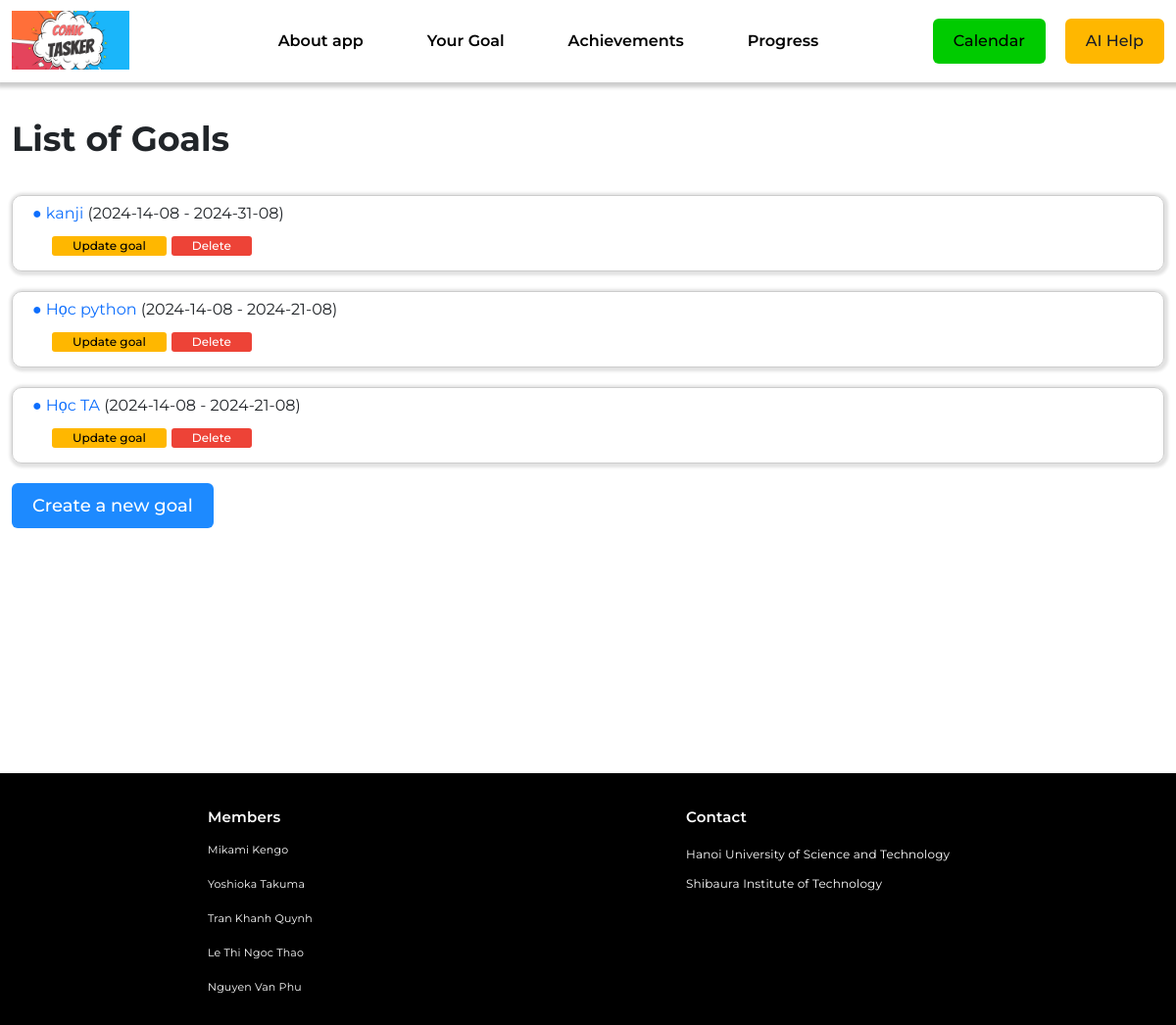
/goals/, run on an earlier commit of the app's database.
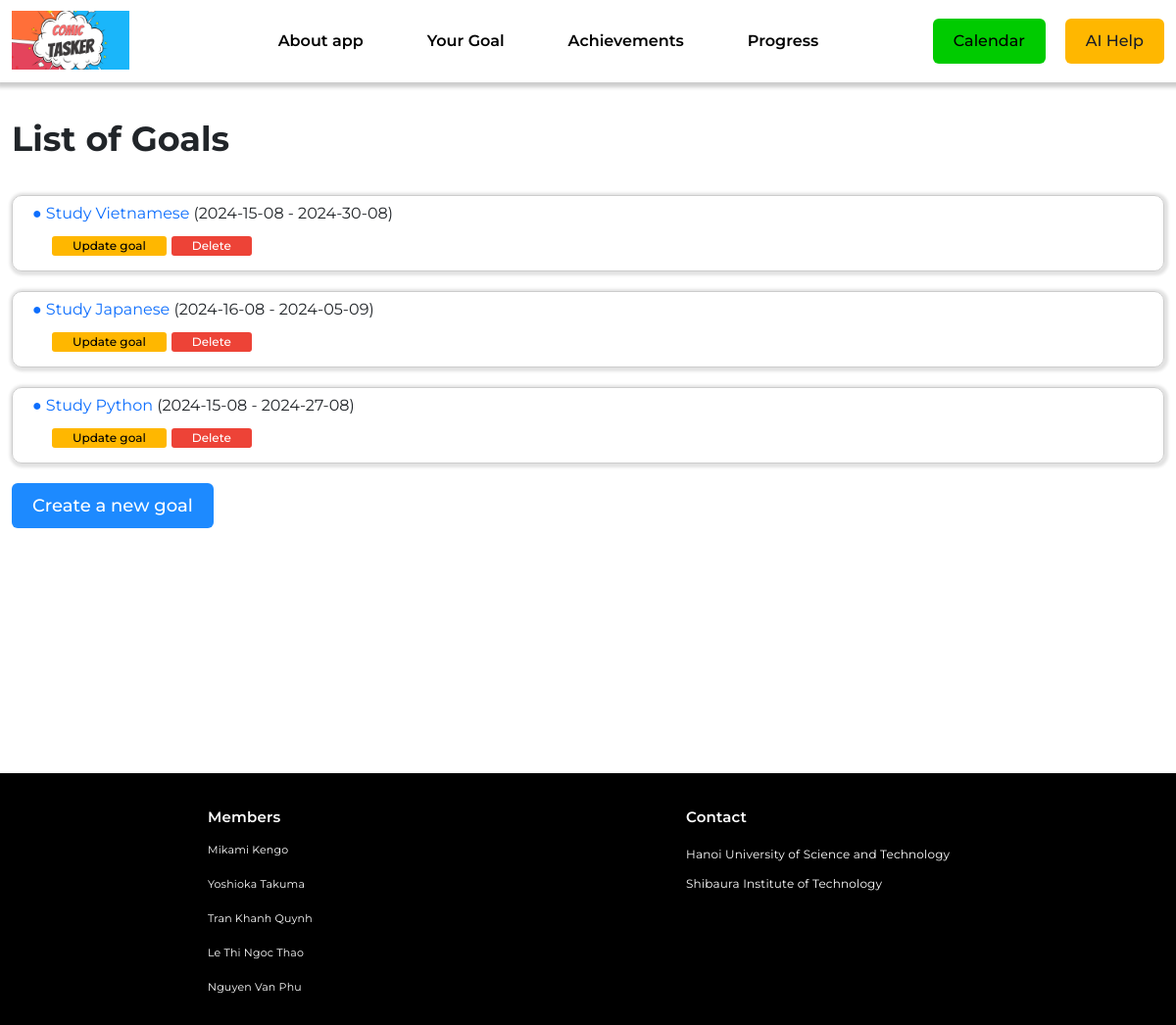
And on a later commit of the database.
### goal/models.py (models this page shows, shortened)
class Goal(models.Model):
    goal_name = models.CharField(max_length=255)
    start_day = models.DateField()
    finish_day = models.DateField()
    number_of_task = models.IntegerField()
    ai_response = models.TextField(null=True, blank=True)

### goal/views.py (the view)
# urls.py: path('goals/', views.list_goals, name='list_goals'),
def list_goals(request):
    goals = Goal.objects.all()
    return render(request, 'list_goals.html', {
        'goals': goals
    })

### goal/templates/list_goals.html (shortened to what this page needs)
{% load static %}
<!DOCTYPE html>
<html lang="en">
    <head>
        <link
            href="https://cdn.jsdelivr.net/npm/bootstrap@5.3.3/dist/css/bootstrap.min.css"
            rel="stylesheet"
        />
        <link href="{% static 'app/css/reset.css' %}" rel="stylesheet" />
        <link href="{% static 'app/css/styles.css' %}" rel="stylesheet" />
        <link href="{% static 'app/css/header.css' %}" rel="stylesheet" />
        <link href="{% static 'app/css/buttons.css' %}" rel="stylesheet" />
        <link href="{% static 'app/css/footer.css' %}" rel="stylesheet" />
    </head>
    <body>
        <header id="header" class="header">
            {% include 'app/header.html' %}
        </header>
        <div class="container">
            <h1 class="title">List of Goals</h1>
            <ul class="goal-list">
                {% for goal in goals %}
                <div class="goal-detail">
                    <li class="goal-desc">
                        <a href="{% url 'view_ai_suggestion' goal.id %}">
                            ● {{ goal.goal_name }}</a
                        >
                        ({{ goal.start_day|date:"Y-d-m" }} -
                        {{goal.finish_day|date:"Y-d-m" }})
                        <div class="goal-button">
                            <button class="btn btn--primary btn-small">
                                <a
                                    href="{% url 'update_goals' goal.id %}"
                                    style="color: black"
                                    >Update goal</a
                                >
                            </button>
                            <form
                                method="post"
                                action="{% url 'delete_goals' goal.id %}"
                            >
                                <button
                                    type="submit"
                                    class="btn btn--danger btn-small"
                                >
                                    Delete
                                </button>
                            </form>
                        </div>
                    </li>
                </div>
                {% endfor %}
            </ul>
            <a href="{% url 'create_goal' %}"
                ><button
                    class="btn btn--next-page"
                    style="margin-bottom: 250px"
                >
                    Create a new goal
                </button></a
            >
        </div>
        <footer id="footer" class="footer footer-space">
            {% include 'app/footer.html' %}
        </footer>
    </body>
</html>

### app/templates/app/header.html (shortened to what this page needs)
 {% load static %}
<div class="container">
    <div class="top-bar">
        <a href="/" class="logo">
            <img
                src="{% static 'app/img/only-text.png' %}"
                alt="Logo"
                class="logo__img"
            />
        </a>
        <nav class="navbar">
            <ul class="navbar__list">
                <li class="navbar__item">
                    <a href="/" class="navbar__link">About app</a>
                </li>
                <li class="navbar__item">
                    <a href="{% url 'list_goals' %}" class="navbar__link"
                        >Your Goal</a
                    >
                </li>
                <li class="navbar__item">
                    <a href="#add-new" class="navbar__link">Achievements</a>
                </li>
                <li class="navbar__item">
                    <a href="#docs" class="navbar__link">Progress</a>
                </li>
            </ul>
        </nav>
        <div class="top-act">
            <a
                href="{% url 'calendar' %}"
                class="btn btn--calendar"
                style="font-size: 16px"
                >Calendar</a
            >
            <a
                href="{% url 'create_goal' %}"
                class="btn btn--primary"
                style="font-size: 16px"
                >AI Help</a
            >
        </div>
    </div>
</div>

### app/templates/app/footer.html
<div class="footer">
    <div class="container">
        <div class="footer__column">
            <div class="footer__column-heading">Members</div>
            <ul class="footer__column-items">
                <li><a href="#!">Mikami Kengo</a></li>
                <li><a href="#!">Yoshioka Takuma</a></li>
                <li><a href="#!">Tran Khanh Quynh</a></li>
                <li><a href="#!">Le Thi Ngoc Thao</a></li>
                <li><a href="#!">Nguyen Van Phu</a></li>
            </ul>
        </div>
        <div class="footer__column">
            <div class="footer__column-heading">Contact</div>
            <div class="footer__address">
                <p>Hanoi University of Science and Technology</p>
                <p>Shibaura Institute of Technology</p>
            </div>
        </div>
    </div>
</div>

### app/static/app/css/styles.css (style rules this page uses)
* { box-sizing: border-box; }
:root { --primary-color: #0f1b4c; }
html, body { scroll-behavior: smooth; }
body { font-family: "Montserrat", sans-serif; }
.container { max-width: 1250px; }
.title { font-size: 35px; font-weight: 700; margin-top: 40px; margin-bottom: 40px; }
.goal-desc { border: 1px solid #ccc; padding: 10px 20px; border-radius: 10px; margin-bottom: 20px; box-shadow: 1px 1px 3px 3px #e2e2e2; }
.goal-detail { margin: 10px 0; }
.goal-button { display: flex; margin: 15px 20px 5px 20px; gap: 5px; }

### app/static/app/css/header.css (style rules this page uses)
.header { position: sticky; top: -8px; z-index: 5; background-color: #fff; box-shadow: 0.5px 0.5px 4px 4px #ccc; }
.top-bar { display: flex; align-items: center; position: relative; padding: 10px 0; justify-content: space-between; }
.logo__img { margin-top: 1px; width: 120px; height: 60px; object-fit: cover; }
.top-act__group, .top-act, .navbar__list, .top-bar { display: flex; align-items: center; }
.navbar__link { padding: 0 15px 0 15px; color: black; font-size: 16px; font-weight: 600; text-decoration: none; }
.navbar__link:first-of-type { margin-left: 35px; }

### app/static/app/css/buttons.css (style rules this page uses)
.btn { display: flex; align-items: center; justify-content: center; gap: 10px; height: 46px; padding: 0 20px; border-radius: 6px; background: #f8f8fb; font-size: 1.5rem; font-weight: 500; white-space: nowrap; user-select: none; }
.btn + .btn:not(.btn--no-margin) { margin-left: 20px; }
.btn--primary { color: #171c28; background: #ffb700; font-size: 16px; }
.btn--calendar { color: #000; background: rgb(0, 203, 0); }
.btn--danger { color: #fff; background: #ed4337; }
.btn-small { display: flex; align-items: center; justify-content: center; gap: 10px; height: 20px; padding: 0 20px; border-radius: 3px; font-size: 12px; font-weight: 500; white-space: nowrap; user-select: none; }
.btn--next-page { color: #fff; background: rgb(29, 138, 255); font-size: 18px; }

### app/static/app/css/footer.css (style rules this page uses)
.footer { bottom: 0; width: 100%; height: 250px; background-color: #000; display: flex; justify-content: space-around; align-items: flex-start; flex-wrap: wrap; padding: 30px 0; box-sizing: border-box; }
.footer__column { flex: 1; width: 100px; color: #fff; letter-spacing: 0.005cm; }
.footer__column:first-of-type { margin-left: 200px; }
.footer__column-heading { font-weight: 600; font-size: 15px; margin-bottom: 16px; }
.footer__column-items a { color: #fff; line-height: 20px; font-size: 11px; }
.footer__column-items li { margin: 15px 0; }
.footer__address p { font-size: 12px; letter-spacing: 0.005cm; line-height: 2.5; }
.footer .container { display: flex; justify-content: center; }
a { text-decoration: none; }
.footer-space { margin-top: 100px; padding: 7px 0; }

What changed in the data, as far as the page shows it:
removed Goal: goal_name "kanji", start_day "2024-14-08", finish_day "2024-31-08"
removed Goal: goal_name "Học python", start_day "2024-14-08", finish_day "2024-21-08"
removed Goal: goal_name "Học TA", start_day "2024-14-08", finish_day "2024-21-08"
added Goal: goal_name "Study Vietnamese", start_day "2024-15-08", finish_day "2024-30-08"
added Goal: goal_name "Study Japanese", start_day "2024-16-08", finish_day "2024-05-09"
added Goal: goal_name "Study Python", start_day "2024-15-08", finish_day "2024-27-08"
